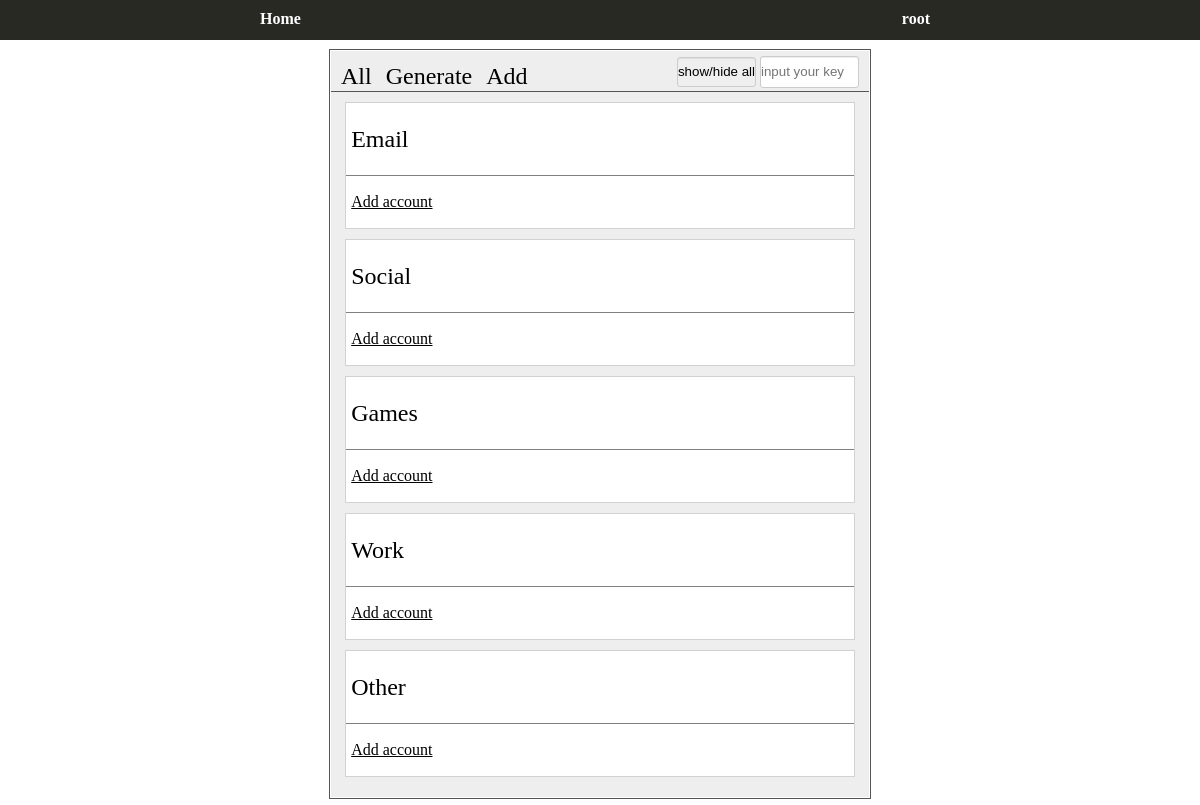
Page / (signed in) on the earlier database version.
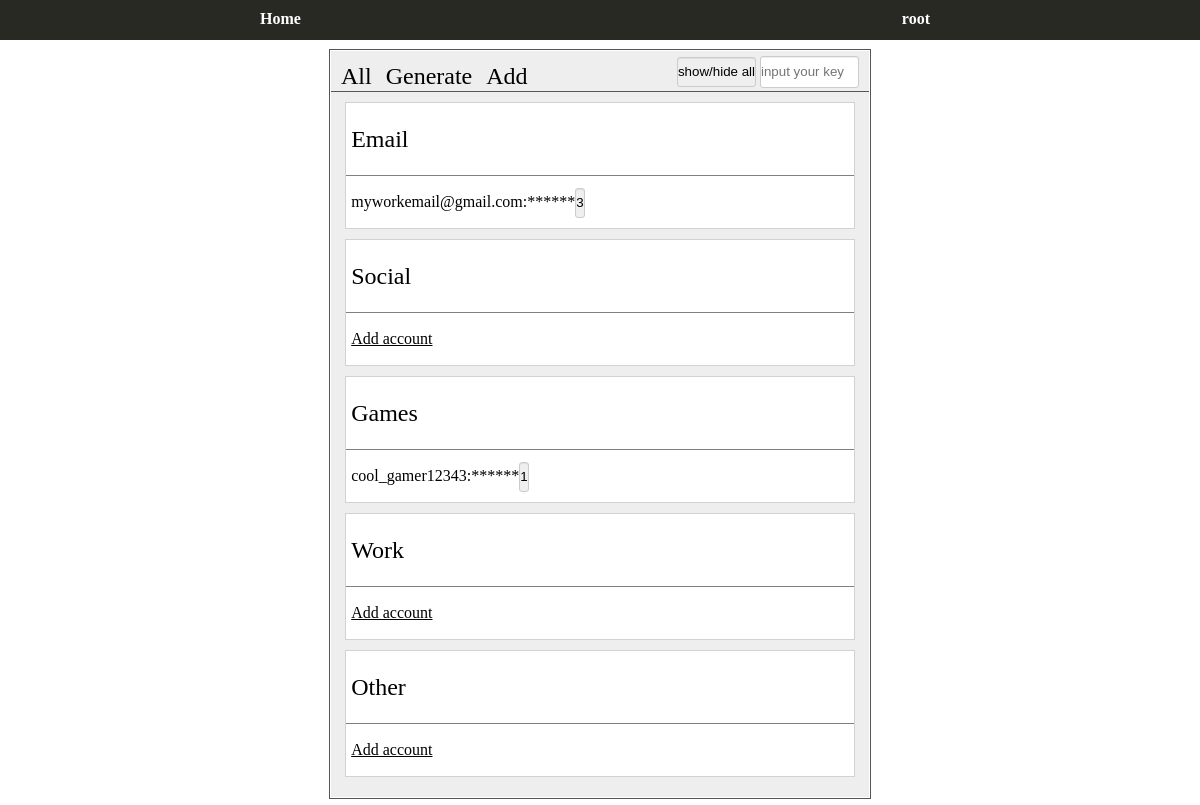
Same page on the later database version.
### app/models.py (models this page shows, shortened)
class User(db.Model, UserMixin):
    id = db.Column(db.Integer, primary_key=True)
    email = db.Column(db.String(120), unique=True, index=True)
    username = db.Column(db.String(64), unique=True, index=True)
    password_hash = db.Column(db.String(128))
    key_hash = db.Column(db.String(128))
    is_validated = db.Column(db.Boolean, default=False, index=True)
    validate_code = db.Column(db.Integer, index=True)
    time_to_validate = db.Column(db.DateTime())
    account = db.relationship("Account", backref="master", lazy="dynamic")

class Account(db.Model):
    id = db.Column(db.Integer, primary_key=True)
    user_id = db.Column(db.Integer, db.ForeignKey("user.id"))
    login = db.Column(db.String(64), index=True)
    account_type = db.Column(db.String(64), index=True)
    password = db.Column(db.String(128), index=True)

### app/views.py (the view, shortened to what this page needs)
@app.route("/", methods=["POST", "GET"])
@login_required
def index():
    form = IndexForm()
    accounts = []
    account_types = ["Email", "Social", "Games", "Work", "Other"]
    decrypted_passwords = []  # список, который будет содержать упорядоченный по типу аккаунта пароли
    return render_template("index/index.html", title="home", form=form, accounts=Account, account_types=account_types)

### app/forms.py
class IndexForm(FlaskForm):
    key = PasswordField("Key")
    submit = SubmitField("show/hide all")
    submit = SubmitField("delete")

### app/models.py (called while the page is built)
@login.user_loader
def load_user(id):
    return User.query.get(int(id))

### app/templates/index/index.html (shortened to what this page needs)
{% extends "index/base.html" %}
{% block right_nav %}
    {{ form.submit(value="show/hide all") }} {{ form.key(size=10, placeholder="input your key")}}
{% endblock %}
{% block index_content %}
    <div class="wrapper_form">
            {% if decrypted_passwords %}
                {% for account_type in account_types %}
                    <div class="block_data">
                        <div class="type">
                            {{ account_type }}
                        </div>
                        {% if accounts.query.filter_by(master=current_user, account_type=account_type).all()|length != 0 %}
                            {% for i in range(accounts.query.filter_by(master=current_user, account_type=account_type).count()) %}
                                <form metod="POST">
                                    {{ form.hidden_tag() }}
                                    <div class="text">
                                            {{ accounts.query.filter_by(master=current_user, account_type=account_type)[i].login }}:{{ decrypted_passwords[account_types.index(account_type)][account_type][i]}} {{ form.submit(value=accounts.query.filter_by(master=current_user, account_type=account_type)[i].id)  }}
                                    </div>
                                </form>
                            {% endfor %}
                        {% elif accounts.query.filter_by(master=current_user, account_type=account_type).all()|length == 0 %}
                            <div class="text"><a href="/index/add">Add account</a></div>
                        {% endif %}
                    </div>
                {% endfor %}
            {% else %}
                {% for account_type in account_types %}
                    <div class="block_data">
                        <div class="type">
                            {{ account_type }}
                        </div>
                        {% if accounts.query.filter_by(master=current_user, account_type=account_type).all()|length != 0 %}
                            <form method="POST">
                                {% for account in accounts.query.filter_by(master=current_user, account_type=account_type).all() %}
                                    <div class="text">{{ account.login }}:******{{ form.submit(value=account.id) }}</div>
                                {% endfor %}
                            </form>
                        {% elif accounts.query.filter_by(master=current_user, account_type=account_type).all()|length == 0 %}
                            <div class="text"><a href="/index/add">Add account</a></div>
                        {% endif %}
                    </div>
                {% endfor %}
            {% endif %}
    </div>
{% endblock %}

### app/templates/index/base.html (shortened to what this page needs)
{% extends "base.html" %}
{% block css %}
    <link rel="stylesheet" type="text/css" href=" {{ url_for("static", filename="css/index/index.css") }} ">
{% endblock %}
{% block content %}
    <div class="index_wrapper">
        <div class="content">
            <div class="nav_content">
                <nav>
                    <div class="left_nav">
                            <a href="/">All</a>
                            <a href="/index/generate">Generate</a>
                            <a href="/index/add">Add</a>
                    </div>
                    <div class="right_nav">
                        <form action="" method="POST">
                            {% block right_nav %}
                            {% endblock %}
                        </form>
                    </div>
                </nav>
            </div>
            <form action="" method="POST">
                {% block index_content %}
                {% endblock %}
            </form>
        </div>
    </div>
{% endblock %}

### app/templates/base.html (shortened to what this page needs)
<!DOCTYPE html>
<html>
<head>
    <link rel="stylesheet" href="{{ url_for("static", filename="css/base.css") }}">
    {% block css %}
    {% endblock %}
</head>
<body>
    <header>
        <div class="head_wrapper">
            <nav>
                <div class="left_nav">
                    <a href="{{ url_for("index") }}">Home</a>
                </div>
                <div class="right_nav">
                    {% if not current_user.is_anonymous %}
                        <ul class="topmenu">
                            <li>
                                <a href="">{{ current_user.username }}</a>
                            </li>
                        </ul>
                    {% else %}
                        <a href="{{ url_for("login") }}">Sign in</a>
                        <a href="{{ url_for("reg") }}">Sign up</a>
                    {% endif %}
                </div>
            </nav>
        </div>
    </header>
    <div class="wrapper_content">
        {% block content %}
        {% endblock %}
    </div>
</body>
</html>

### app/static/css/base.css (style rules this page uses)
* { padding: 0; margin: 0; }
input { border: 1px solid #cccccc; -webkit-border-radius: 3px; -moz-border-radius: 3px; border-radius: 3px; -webkit-box-shadow: inset 0 1px 1px rgba(0, 0, 0, 0.075); -moz-box-shadow: inset 0 1px 1px rgba(0, 0, 0, 0.075); box-shadow: inset 0 1px 1px rgba(0, 0, 0, 0.075); -webkit-transition: border linear 0.2s, box-shadow linear 0.2s; -moz-transition: border linear 0.2s, box-shadow linear 0.2s; -ms-transition: border linear 0.2s, box-shadow linear 0.2s; -o-transition: border linear 0.2s, box-shadow linear 0.2s; transition: border linear 0.2s, box-shadow linear 0.2s; height: 30px; }
body { margin-bottom: 10px; }
header { background: #282923; height: 40px; min-width: 650px; }
.head_wrapper { width: 60%; min-width: 650px; margin-left: auto; margin-right: auto; }
header a, a:visited { text-decoration: none; color: white }
header nav { width: 100%; padding-top: 10px; display: inline-block; }
header a { font-weight: bold; padding: 20px; }
header .left_nav { float: left; margin-right: auto; }
header .right_nav { float: right; margin-right: 10px; height: 30px; text-align: right; }
.topmenu { color: #BDBFC0; list-style: none; }
.wrapper_content { width: 50%; margin-left: auto; margin-right: auto; }

### app/static/css/index/index.css (style rules this page uses)
.index_wrapper { width: 90%; margin-left: auto; margin-right: auto; }
.content { margin-top: 10px; background: #eeeeee; border: solid 1px white; outline: solid 1px #555652; }
.nav_content { border-bottom: solid 1px #555652; height: 40px; }
.nav_content a, .block_data a { color: black; font-size: 1em; }
.nav_content a { font-size: 1.5em; text-decoration: none; }
.nav_content a:not(:first-child) { padding-left: 10px; }
.nav_content { line-height: 40px; }
.nav_content .left_nav { float: left; padding-left: 10px; line-height: 50px; }
.nav_content .right_nav { width: 50%; text-align: right; margin-left: auto; padding-right: 10px; }
.block_data { width: 98%; margin-left: auto; margin-right: auto; background: white; border: solid 1px #d2d2d2; line-height: 52px; }
.block_data .text { padding-left: 5px; }
.wrapper_form { padding: 10px; }
.block_data { margin-bottom: 10px; }
.type { font-size: 1.5em; padding-top: 10px; padding-bottom: 10px; padding-left: 5px; border-bottom: solid 1px gray; }

Differences in the rows shown:
added Account: login "myworkemail@gmail.com", shown under "Email"
added Account: login "cool_gamer12343", shown under "Games"
Other differences:
list line gone: "Add account"
